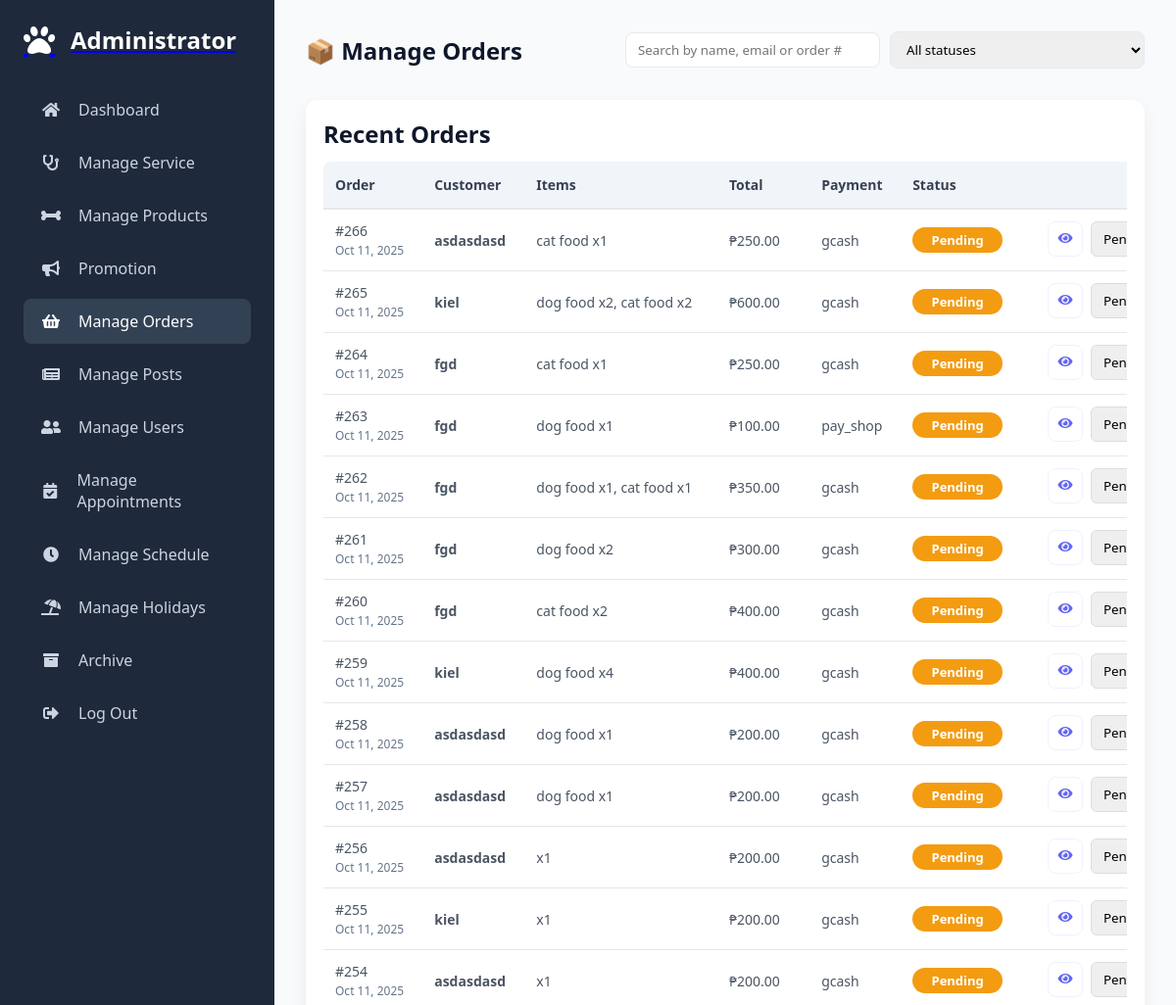
The page /admin/manage_orders.php (signed in, upper part) on the database as committed earlier.
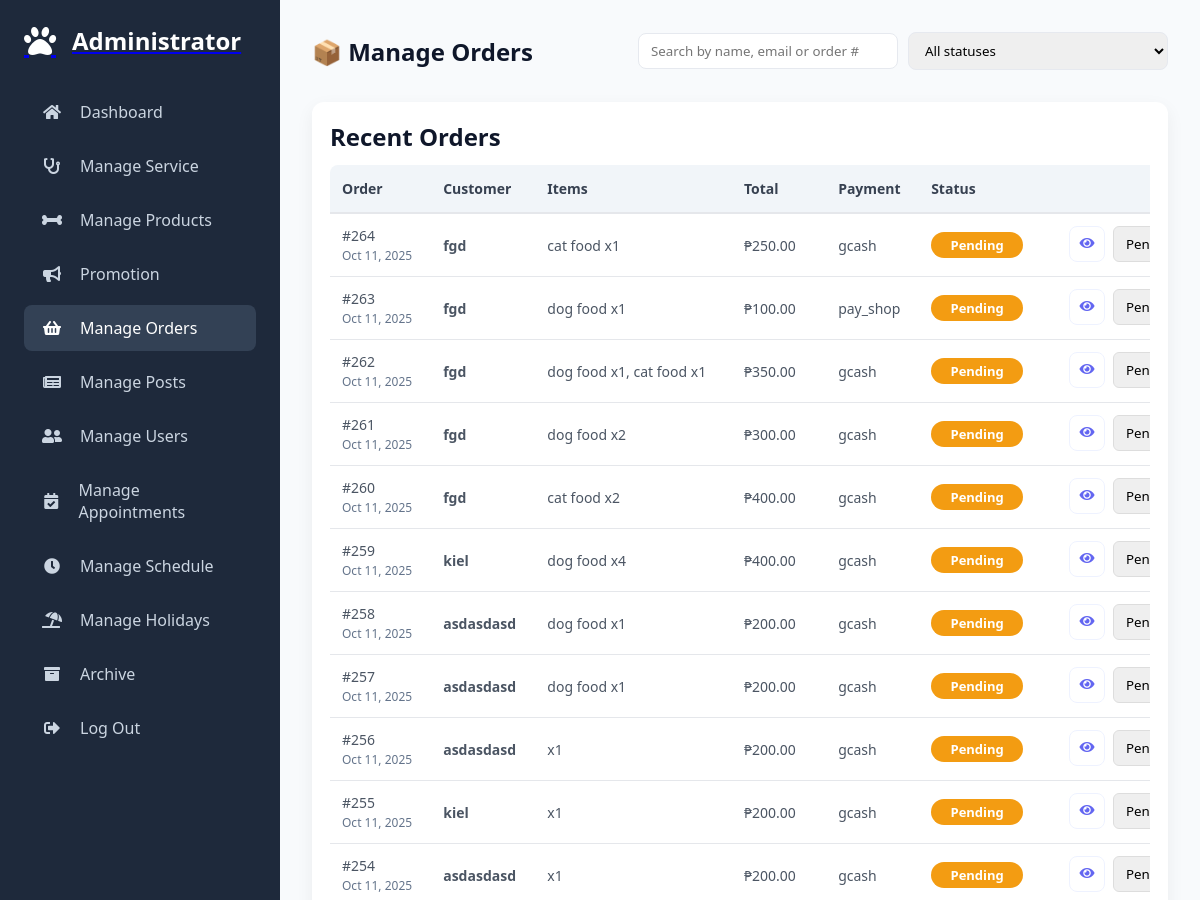
The same page on the database as committed later.
### tables this page shows
CREATE TABLE `orders` (
  `id` int(11) NOT NULL,
  `user_id` varchar(100) NOT NULL,
  `fullname` varchar(255) NOT NULL,
  `address` text NOT NULL,
  `checkout_email` varchar(255) DEFAULT NULL,
  `phone` varchar(20) NOT NULL,
  `payment_method` varchar(50) NOT NULL,
  `delivery_method` varchar(255) NOT NULL,
  `total` decimal(10,2) NOT NULL,
  `shipping_fee` decimal(10,2) NOT NULL,
  `status` enum('pending','confirmed','shipped','delivered','cancelled') NOT NULL DEFAULT 'pending',
  `completed_at` timestamp NULL DEFAULT NULL,
  `created_at` timestamp NOT NULL DEFAULT current_timestamp()
);

### admin/manage_orders.php (the view, shortened to what this page needs)
<?php
require_once '../components/auth_admin.php';
$orders = $conn->query("
    SELECT * FROM orders
    WHERE status NOT IN ('delivered','cancelled')
    ORDER BY created_at DESC
")->fetchAll(PDO::FETCH_ASSOC);
?>
<!DOCTYPE html>
<html lang="en">
<head>
<link rel="stylesheet" href="./../assets/css/admin/manage_orders.css?v=<?php echo time(); ?>">
<link rel="stylesheet" href="./../assets/css/admin/admin_header.css?v=<?php echo time(); ?>">
<link rel="stylesheet" href="https://cdnjs.cloudflare.com/ajax/libs/font-awesome/5.15.4/css/all.min.css">
</head>
<body>
<?php include '../components/admin_header.php'; ?>
<div class="admin-main">
    <div class="header-row">
        <h1>📦 Manage Orders</h1>
        <div class="orders-filters">
            <input type="text" id="searchInput" class="search-input" placeholder="Search by name, email or order #">
            <select id="filterStatus" class="search-input">
                <option value="">All statuses</option>
            </select>
        </div>
    </div>
    <div class="card">
        <div class="card-header"><h2>Recent Orders</h2></div>
        <div class="table-container">
            <table class="orders-table" id="ordersTable">
                <thead>
                    <tr>
                        <th>Order</th>
                        <th>Customer</th>
                        <th>Items</th>
                        <th>Total</th>
                        <th>Payment</th>
                        <th>Status</th>
                        <th class="actions">Actions</th>
                    </tr>
                </thead>
                <tbody>
                    <?php if(count($orders) > 0): ?>
                        <?php foreach($orders as $o):
                            $stmt = $conn->prepare("SELECT oi.*, p.name, p.image FROM order_items oi LEFT JOIN product p ON oi.product_id = p.id WHERE oi.order_id = ?");
                            $stmt->execute([$o['id']]);
                            $items = $stmt->fetchAll(PDO::FETCH_ASSOC);
                            $items_json = htmlspecialchars(json_encode($items), ENT_QUOTES, 'UTF-8');
                        ?>
                        <tr data-order="<?= $o['id'] ?>"
                            data-items='<?= $items_json ?>'
                            data-fullname="<?= htmlspecialchars($o['fullname'], ENT_QUOTES) ?>"
                            data-email="<?= htmlspecialchars($o['email'] ?? '', ENT_QUOTES) ?>"
                            data-phone="<?= htmlspecialchars($o['phone'] ?? '', ENT_QUOTES) ?>"
                            data-address="<?= htmlspecialchars($o['address'] ?? '', ENT_QUOTES) ?>"
                            data-total="<?= number_format($o['total'],2) ?>"
                            data-payment="<?= htmlspecialchars($o['payment_method'] ?? '', ENT_QUOTES) ?>"
                            data-status="<?= htmlspecialchars($o['status'], ENT_QUOTES) ?>"
                            data-created="<?= date("M d, Y h:i A", strtotime($o['created_at'])) ?>"
                        >
                            <td>#<?= $o['id'] ?><br><span class="small"><?= date("M d, Y", strtotime($o['created_at'])) ?></span></td>
                            <td class="customer">
                                <div><strong><?= htmlspecialchars($o['fullname']); ?></strong></div>
                            </td>
                            <td class="items">
                                <?php
                                    $preview = [];
                                    foreach ($items as $it) $preview[] = htmlspecialchars($it['name']) . " x" . intval($it['quantity']);
                                    echo implode(", ", array_slice($preview,0,2));
                                ?>
                            </td>
                            <td>₱<?= number_format($o['total'],2) ?></td>
                            <td><?= htmlspecialchars($o['payment_method'] ?? '') ?></td>
                            <td><span class="status-badge status <?= htmlspecialchars($o['status']) ?>"><?= htmlspecialchars($o['status']) ?></span></td>
                            <td class="actions">
                                <button class="action-icon btn-view" title="View" data-action="view"><i class="fas fa-eye"></i></button>
                                <select class="status-select" data-id="<?= $o['id'] ?>"
                                    <?= in_array($o['status'], ['delivered','cancelled'])?'disabled':'' ?>
                                    style="padding:6px 8px; border-radius:6px; border:1px solid #ddd;">
                                    <option value="pending" <?= $o['status']=='pending'?'selected':'' ?>>Pending</option>
                                </select>
                            </td>
                        </tr>
                        <?php endforeach; ?>
                    <?php else: ?>
                        <tr><td colspan="7" class="empty-state">No orders found</td></tr>
                    <?php endif; ?>
                </tbody>
            </table>
        </div>
    </div>
</div>
</body>
</html>

Rows that differ between the two databases and show on the page:
no longer on this page (row edited): orders: id "266", created_at "Oct 11, 2025", fullname "asdasdasd", preview "cat food x1", total "250.00", payment_method "gcash", status "Pending", status+id "Pending"
no longer on this page (row edited): orders: id "265", created_at "Oct 11, 2025", fullname "kiel", preview "dog food x2, cat food x2", total "600.00", payment_method "gcash", status "Pending", status+id "Pending"
